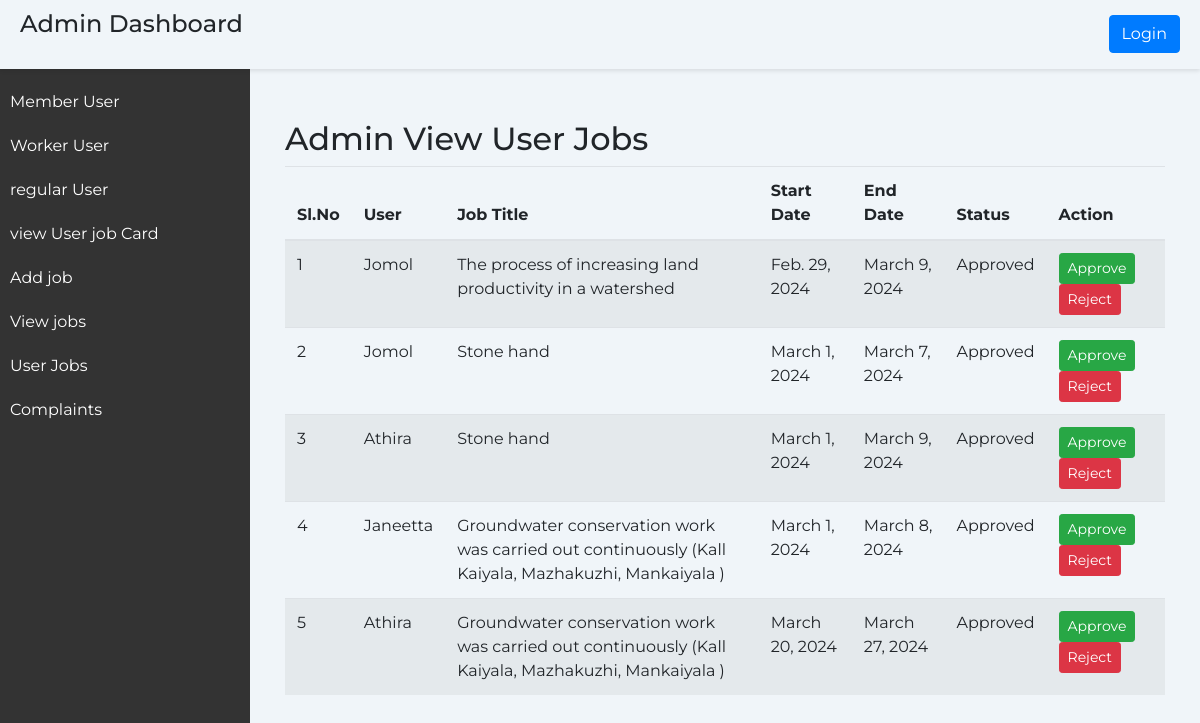
The app's page /admin_view_user_job with its own data.
### home/models.py (models this page shows, shortened)
class UserSelectedJob(models.Model):
    user = models.ForeignKey(CustomUser, on_delete=models.CASCADE)
    job = models.ForeignKey(Job, on_delete=models.CASCADE)
    start_date = models.DateField()
    end_date = models.DateField()
    status = models.CharField(max_length=10, default='Pending')

class CustomUser(AbstractUser):
    user_type = models.CharField(max_length=20) # Add any additional fields you need
    email=models.EmailField(unique=True)
    is_mentor = models.BooleanField(default=False)
    admin_id = models.CharField(max_length=10, blank=True, null=True)
    is_verified = models.BooleanField(default=False)
    panchayath_name = models.CharField(max_length=100, blank=True, null=True,default='')
    ward_number = models.CharField(max_length=10, blank=True, null=True,default='')
    has_edited_profile = models.BooleanField(default=False)

class Job(models.Model):
    title = models.CharField(max_length=255)

### home/views.py (the view)
# urls.py: path('admin_view_user_job', views.admin_view_user_job, name='admin_view_user_job'),
def admin_view_user_job(request):
    user_jobs = UserSelectedJob.objects.all()
    return render(request, 'admin_view_user_job.html', {'user_jobs': user_jobs})

### templates/admin_view_user_job.html (shortened to what this page needs)
<!DOCTYPE html>
                <html lang="en">
                <head>
                    <link href="https://maxcdn.bootstrapcdn.com/bootstrap/4.5.2/css/bootstrap.min.css" rel="stylesheet">
                </head>
                <body>
                    <div class="header">
                        <h1 class="page-title">Admin Dashboard</h1>
                        {% if user.is_authenticated %}
                        <a href={% url 'logout' %} class="btn btn-primary ml-lg-3">Logout</a>
                        {% else %}
                        <a href="login.html" class="btn btn-primary ml-lg-3">Login</a>
                        {% endif %}
                     </div>
                    <div class="sidebar">
                        <ul>
                            <li><a href="member">Member User</a></li>
                            <li><a href="worker">Worker User</a></li>
                            <li><a href="user">regular User</a></li>
                            <li><a href="admin_view_job_cards">view User job Card</a></li>
                            <li><a href="add_jobs">Add job</a></li>
                            <li><a href="view_add_job">View jobs</a></li>
                            <li><a href="admin_view_user_job">User Jobs</a></li>
                            <li><a href="admin_complaints">Complaints</a></li>
                        </ul>
                    </div>
                    <div class="content">
                        <div class="container">
                                <h2>Admin View User Jobs</h2>
                                <table class="table table-striped">
                                    <thead>
                                        <tr>
                                            <th> Sl.No</th>
                                            <th>User</th>
                                            <th>Job Title</th>
                                            <th>Start Date</th>
                                            <th>End Date</th>
                                            <th>Status</th>
                                            <th>Action</th>
                                        </tr>
                                    </thead>
                                    <tbody>
                                        {% for user_job in user_jobs %}
                                            <tr>
                                                <td>{{ forloop.counter }}</td>
                                                <td>{{ user_job.user.username }}</td>
                                                <td>{{ user_job.job.title }}</td>
                                                <td>{{ user_job.start_date }}</td>
                                                <td>{{ user_job.end_date }}</td>
                                                <td>{{ user_job.status }}</td>
                                                <td>
                                                    <form method="post" action="{% url 'admin_toggle_approval' user_job.id %}">
                                                        <button type="submit" class="btn btn-success btn-sm" name="action" value="approve">Approve</button>
                                                        <button type="submit" class="btn btn-danger btn-sm" name="action" value="reject">Reject</button>
                                                    </form>
                                                </td>
                                            </tr>
                                        {% endfor %}
                                    </tbody>
                                </table>
                            </div>
                </body>
                </html>

### templates/admin_view_user_job.html (style rules this page uses)
body { font-family: 'Montserrat', sans-serif; background-color: #f0f5f9; margin: 0; padding: 0; }
.header { background-color: #f0f5f9; padding: 10px 20px; box-shadow: 0 2px 4px rgba(0, 0, 0, 0.1); display: flex; justify-content: space-between; align-items: center; width: 100%; position: fixed; z-index: 1; }
.page-title { font-size: 24px; margin-bottom: 20px; }
.sidebar { height: 100%; width: 250px; position: fixed; top: 0; left: 0; background-color: #333; color: #fff; padding-top: 20px; margin-top: 60px; }
.sidebar ul { list-style: none; padding: 0; }
.sidebar li { padding: 10px; }
.sidebar a { color: #fff; text-decoration: none; display: block; }
.content { margin-left: 250px; padding: 20px; }
.container { margin-top: 100px; }

### records on screen
UserSelectedJob: user.username "Jomol", job "The process of increasing land productivity in a watershed", start_date "Feb. 29, 2024", end_date "March 9, 2024", status "Approved"
UserSelectedJob: user.username "Jomol", job "Stone hand", start_date "March 1, 2024", end_date "March 7, 2024", status "Approved"
UserSelectedJob: user.username "Athira", job "Stone hand", start_date "March 1, 2024", end_date "March 9, 2024", status "Approved"
UserSelectedJob: user.username "Janeetta", job "Groundwater conservation work was carried out continuously (Kall Kaiyala, Mazhakuzhi, Mankaiyala )", start_date "March 1, 2024", end_date "March 8, 2024", status "Approved"
UserSelectedJob: user.username "Athira", job "Groundwater conservation work was carried out continuously (Kall Kaiyala, Mazhakuzhi, Mankaiyala )", start_date "March 20, 2024", end_date "March 27, 2024", status "Approved"
